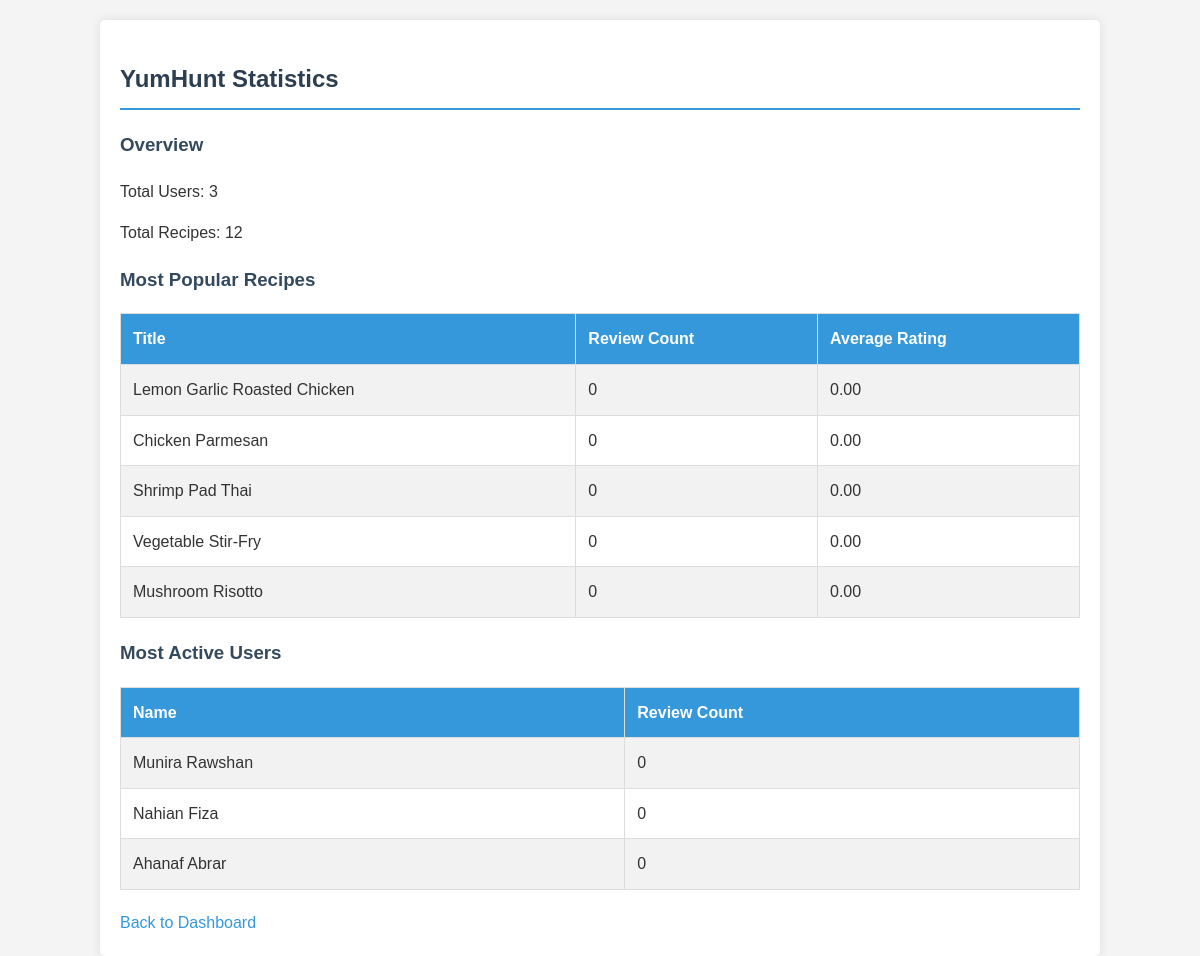
/admin/view_statistics.php (signed in), run on the app's committed database.
### tables this page shows
CREATE TABLE IF NOT EXISTS `recipe` (
  `recipe_id` int(11) NOT NULL AUTO_INCREMENT,
  `title` varchar(222) NOT NULL,
  `description` text NOT NULL,
  `cooking_time` int(11) NOT NULL,
  `image` varchar(222) NOT NULL,
  `instructions` text NOT NULL,
  `video_url` varchar(222) NOT NULL,
  `nutrition_info` json NOT NULL,
  `featured` BOOLEAN NOT NULL DEFAULT FALSE,
  PRIMARY KEY (`recipe_id`) 
);

CREATE TABLE IF NOT EXISTS `user` (
  `user_id` int(11) NOT NULL AUTO_INCREMENT,
  `firstname` varchar(244) NOT NULL,
  `lastname` varchar(244) NOT NULL,
  `email` varchar(250) NOT NULL,
  `password_hash` varchar(255) NOT NULL,
  PRIMARY KEY (`user_id`)
);

### admin/view_statistics.php (the view, shortened to what this page needs)
<?php
require_once '../Connection/db_connection.php';
function getTotalUsers($pdo) {
    $stmt = $pdo->query("SELECT COUNT(*) as total FROM user");
    return $stmt->fetch(PDO::FETCH_ASSOC)['total'];
}
function getTotalRecipes($pdo) {
    $stmt = $pdo->query("SELECT COUNT(*) as total FROM recipe");
    return $stmt->fetch(PDO::FETCH_ASSOC)['total'];
}
function getMostPopularRecipes($pdo, $limit = 5) {
    $stmt = $pdo->prepare("
        SELECT r.recipe_id, r.title, COUNT(rr.review_id) as review_count, AVG(rr.rating) as avg_rating
        FROM recipe r
        LEFT JOIN recipe_reviews rr ON r.recipe_id = rr.recipe_id
        GROUP BY r.recipe_id
        ORDER BY avg_rating DESC, review_count DESC
        LIMIT ?
    ");
    $stmt->execute([$limit]);
    return $stmt->fetchAll(PDO::FETCH_ASSOC);
}
function getMostActiveUsers($pdo, $limit = 5) {
    $stmt = $pdo->prepare("
        SELECT u.user_id, u.firstname, u.lastname, COUNT(rr.review_id) as review_count
        FROM user u
        LEFT JOIN recipe_reviews rr ON u.user_id = rr.user_id
        GROUP BY u.user_id
        ORDER BY review_count DESC
        LIMIT ?
    ");
    $stmt->execute([$limit]);
    return $stmt->fetchAll(PDO::FETCH_ASSOC);
}
$totalUsers = getTotalUsers($pdo);
$totalRecipes = getTotalRecipes($pdo);
$popularRecipes = getMostPopularRecipes($pdo);
$activeUsers = getMostActiveUsers($pdo);
?>
<!DOCTYPE html>
<html lang="en">
<head>
    <link rel="stylesheet" href="styles.css">
</head>
<body>
    <div class="container">
        <h2>YumHunt Statistics</h2>
        <h3>Overview</h3>
        <p>Total Users: <?php echo $totalUsers; ?></p>
        <p>Total Recipes: <?php echo $totalRecipes; ?></p>
        <h3>Most Popular Recipes</h3>
        <table>
            <tr>
                <th>Title</th>
                <th>Review Count</th>
                <th>Average Rating</th>
            </tr>
            <?php foreach ($popularRecipes as $recipe): ?>
            <tr>
                <td><?php echo htmlspecialchars($recipe['title']); ?></td>
                <td><?php echo $recipe['review_count']; ?></td>
                <td><?php echo number_format($recipe['avg_rating'], 2); ?></td>
            </tr>
            <?php endforeach; ?>
        </table>
        <h3>Most Active Users</h3>
        <table>
            <tr>
                <th>Name</th>
                <th>Review Count</th>
            </tr>
            <?php foreach ($activeUsers as $user): ?>
            <tr>
                <td><?php echo htmlspecialchars($user['firstname'] . ' ' . $user['lastname']); ?></td>
                <td><?php echo $user['review_count']; ?></td>
            </tr>
            <?php endforeach; ?>
        </table>
        <a href="admin.php">Back to Dashboard</a>
    </div>
</body>
</html>

### admin/styles.css (style rules this page uses)
body { font-family: Arial, sans-serif; line-height: 1.6; color: #333; margin: 0; padding: 0; background-color: #f4f4f4; }
.container { width: 80%; margin: auto; overflow: hidden; padding: 20px; background-color: #fff; box-shadow: 0 0 10px rgba(0, 0, 0, 0.1); margin-top: 20px; border-radius: 5px; }
h2 { color: #2c3e50; border-bottom: 2px solid #3498db; padding-bottom: 10px; }
h3 { color: #34495e; }
table { width: 100%; border-collapse: collapse; margin-bottom: 20px; }
table, th, td { border: 1px solid #ddd; }
th, td { padding: 12px; text-align: left; }
th { background-color: #3498db; color: #fff; }
tr:nth-child(even) { background-color: #f2f2f2; }
a { color: #3498db; text-decoration: none; }

### data on the page
recipe: title "Lemon Garlic Roasted Chicken", review_count "0", avg_rating "0.00"
recipe: title "Chicken Parmesan", review_count "0", avg_rating "0.00"
recipe: title "Shrimp Pad Thai", review_count "0", avg_rating "0.00"
recipe: title "Vegetable Stir-Fry", review_count "0", avg_rating "0.00"
recipe: title "Mushroom Risotto", review_count "0", avg_rating "0.00"
user: firstname+lastname "Munira Rawshan", review_count "0"
user: firstname+lastname "Nahian Fiza", review_count "0"
user: firstname+lastname "Ahanaf Abrar", review_count "0"

### other printed values
$totalUsers "3"
$totalRecipes "12"
